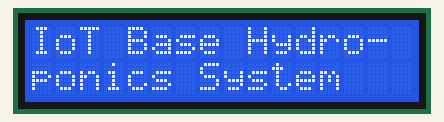
Simulated run of this sketch. Board: ESP8266 (NodeMCU). On the bench: 16×2 character LCD. WiFi joins after 1.5 s; servers stay silent unless stated; what the sketch prints to the serial monitor is not drawn.

Above: at 0.1 s.
At 1.7 s:
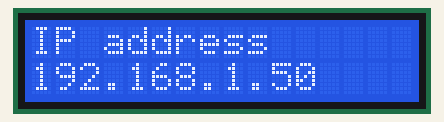

The sketch:

Smart_Water_Quality_Monitoring_System_ESP8266.ino
```cpp
 //NodeMCU Code:
 #include <ESP8266HTTPClient.h>
 #include <Wire.h>
#include <LiquidCrystal_I2C.h>
LiquidCrystal_I2C lcd(0x27, 16, 2);

#include<ESP8266WiFi.h>
#include<WiFiClient.h>
#include<ESP8266WebServer.h>
#include <ArduinoJson.h>
const char* ssid = "project";//Replace with your network SSID
const char* password = "1234567890";//Replace with your network password
ESP8266WebServer server(80);
String page = "";
int data1, data2, data3;
void setup()
{
  Serial.begin(9600);
  lcd.begin();
  lcd.print("IoT Base Hydro-");
  lcd.setCursor(0,1);
  lcd.print("ponics System");
  WiFi.begin(ssid, password);
while (WiFi.status() != WL_CONNECTED)
  {
  delay(500);
  Serial.print(".");
  }
  Serial.println(WiFi.localIP());
  lcd.clear();
  lcd.print("IP address");
  lcd.setCursor(0,1);
  lcd.print(WiFi.localIP());
  server.on("/", []()
  {
    page = "<html><head><title>tech vision</title></head><style type=\"text/css\">";
    page += "table{border-collapse: collapse;}th {background-color:  skyblue ;color: red;}table,td {border: 4px solid black;font-size: x-large;";
    page += "text-align:center;border-style: groove;border-color: rgb(255,0,0);}</style><body><center>";
    page += "<h1>IoT Base Hydroponics System</h1><br><br><table style=\"width: 1200px;height: 450px;\"><tr>";
    page += "<th>Parameters</th><th>Value</th><th>Units</th></tr><tr><td>PH Value</td><td>"+String(data1)+"</td><td>N/A</td></tr>";
    page += "<tr><td>Temperature</td><td>"+String(data2)+"</td><td>Centigrade</td></tr><tr><td>Moisture</td><td>"+String(data3)+"</td><td>%</td>";
    page += "<meta http-equiv=\"refresh\" content=\"3\">";
    server.send(200, "text/html", page);
  });
  server.begin();
}
void loop()
{
  StaticJsonBuffer <1000> jsonBuffer;
  JsonObject& root = jsonBuffer.parseObject(Serial);
  if (root == JsonObject::invalid())
  {
    return;
    Serial.println("invalid");
  }
  data1 = root["a1"];
  data2 = root["a2"];
  data3 = root["a3"];
  Serial.println(data1);
  Serial.println(data2);
  Serial.println(data3);
  server.handleClient();
}
```
